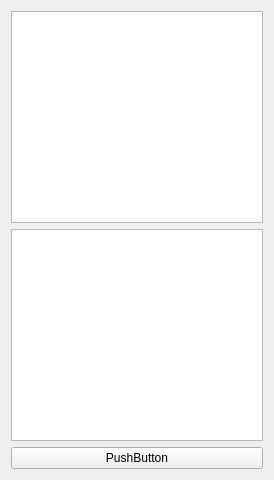
<?xml version="1.0" encoding="UTF-8"?>
<ui version="4.0">
 <class>Widget</class>
 <widget class="QWidget" name="Widget">
  <property name="geometry">
   <rect>
    <x>0</x>
    <y>0</y>
    <width>274</width>
    <height>480</height>
   </rect>
  </property>
  <property name="windowTitle">
   <string>Widget</string>
  </property>
  <layout class="QVBoxLayout" name="verticalLayout">
   <item>
    <widget class="QTextBrowser" name="textBrowser"/>
   </item>
   <item>
    <widget class="QTextBrowser" name="textBrowser_2"/>
   </item>
   <item>
    <widget class="QPushButton" name="pushButton">
     <property name="text">
      <string>PushButton</string>
     </property>
    </widget>
   </item>
  </layout>
 </widget>
 <layoutdefault spacing="6" margin="11"/>
 <resources/>
 <connections/>
</ui>
